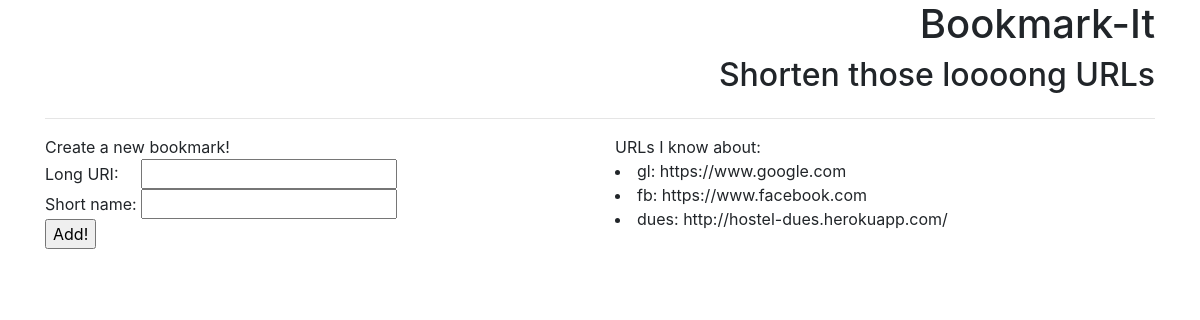
Before: / with the older database file.
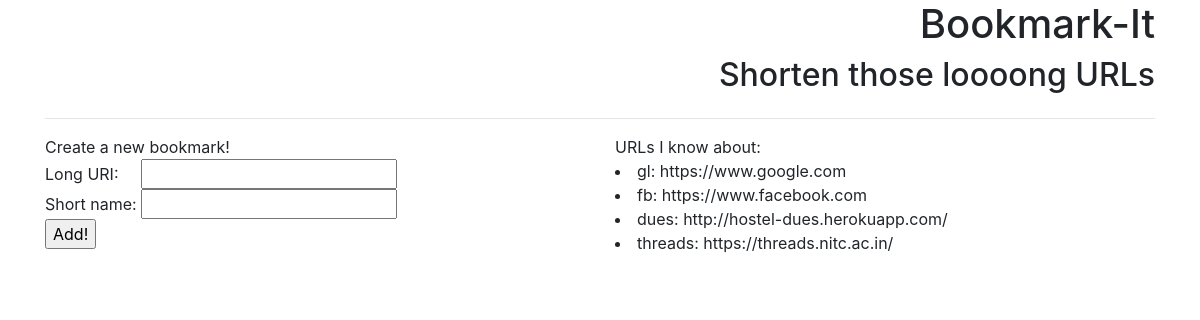
After: the same page with the newer database file.
### database_setup.py (models this page shows)
class Shortener(Base):
    __tablename__ = 'shortener'
    short_link = Column(
        String(20),
        primary_key = True
    )
    long_link = Column(
        String(100),
        nullable = False
    )

### app.py (the view, shortened to what this page needs)
@app.route("/",methods=['GET','POST'])
def homepage():
	if request.method == 'GET':
		pass
	else:
		pass
	try:
		saved_urls = session.query(Shortener).all()
		return render_template("homepage.html",saved_urls=saved_urls)
	except:
		return render_template("homepage.html",saved_urls='')

### templates/homepage.html (shortened to what this page needs)
<!DOCTYPE html>
<html>
    <head>
        <link rel=stylesheet type=text/css href="../static/css/bootstrap.min.css">
    </head>
    <body>
        <div class="container">
            <div class="row">
                <h1 class="col-md-12 text-right">
                    Bookmark-It
                </h1>
                <h2 class="col-md-12 text-right">
                        Shorten those loooong URLs
                </h2>
                <div class="col-md-12">
                    <hr>
                </div>
                <div class="col-md-6">
                    Create a new bookmark!
                    <form action="" method="post">
                        Long URI:&nbsp;&nbsp;&nbsp;&nbsp;
                        <input type="text" name="long_link"><br>
                        Short name:
                        <input type="text" name="short_link"><br>
                        <input type="submit" value="Add!">
                    </form>
                </div>
                <div class="col-md-6">
                    URLs I know about:
                    {% if saved_urls %}
                        {% for url in saved_urls %}
                            <li>{{url.short_link}}: {{url.long_link}}</li>
                        {% endfor %}
                    {% endif %}
                </div>
            </div>
        </div>
    </body>
</html>

Changed rows visible on the page:
added Shortener: short_link "threads", long_link "https://threads.nitc.ac.in/"
